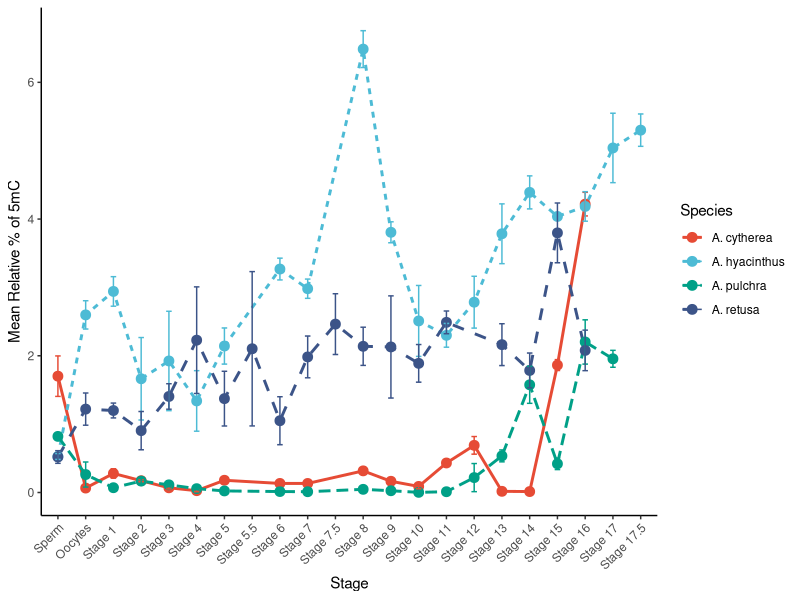
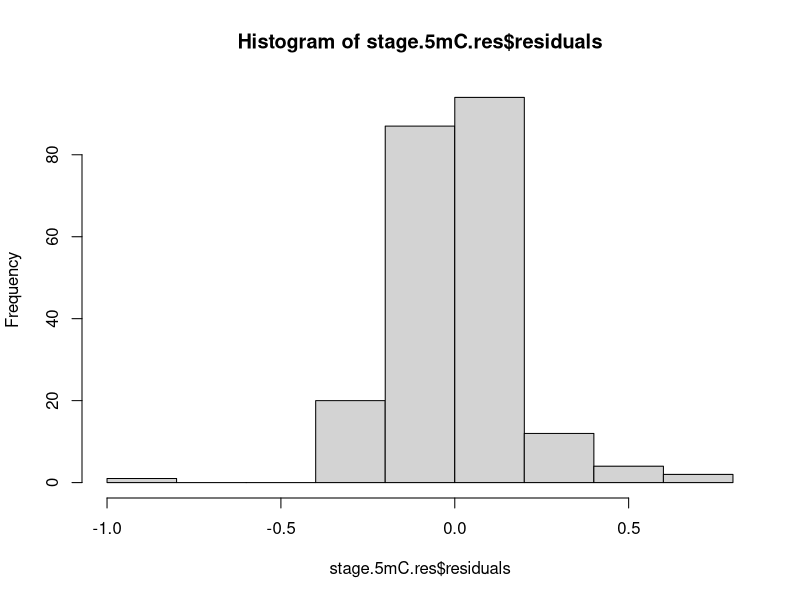
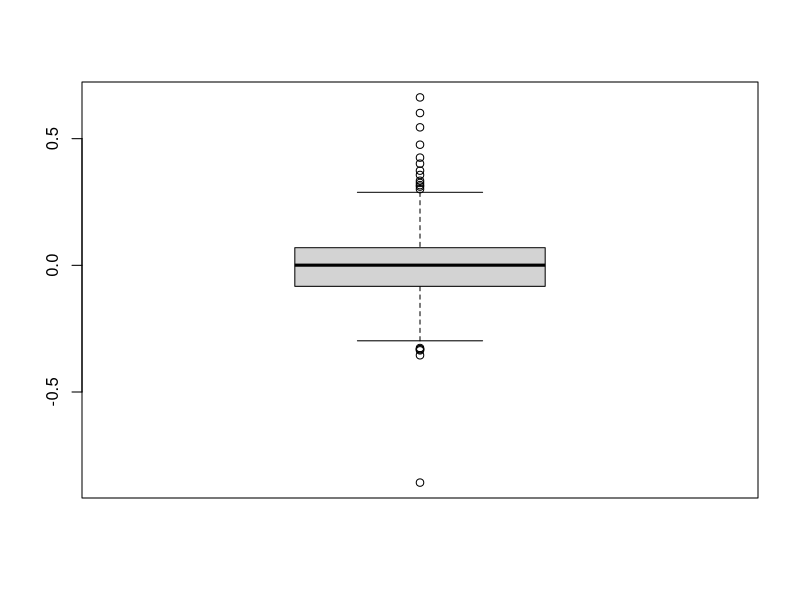
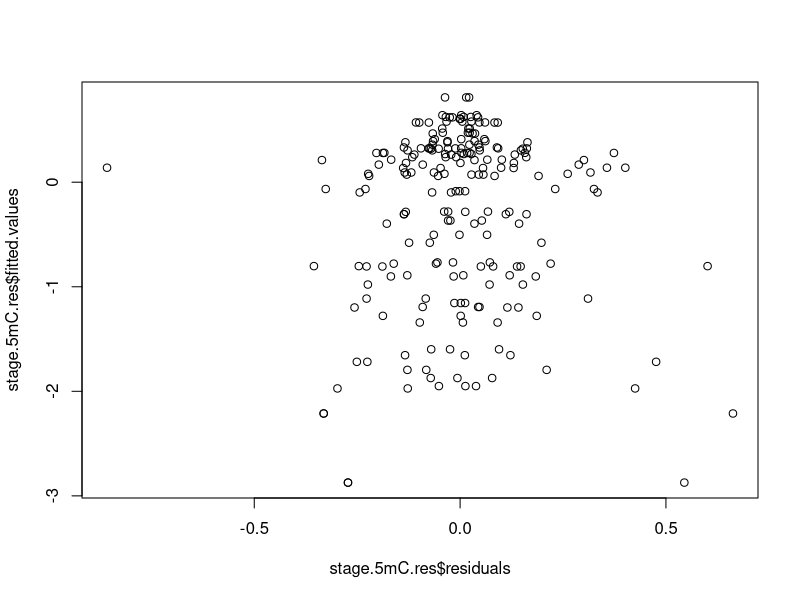
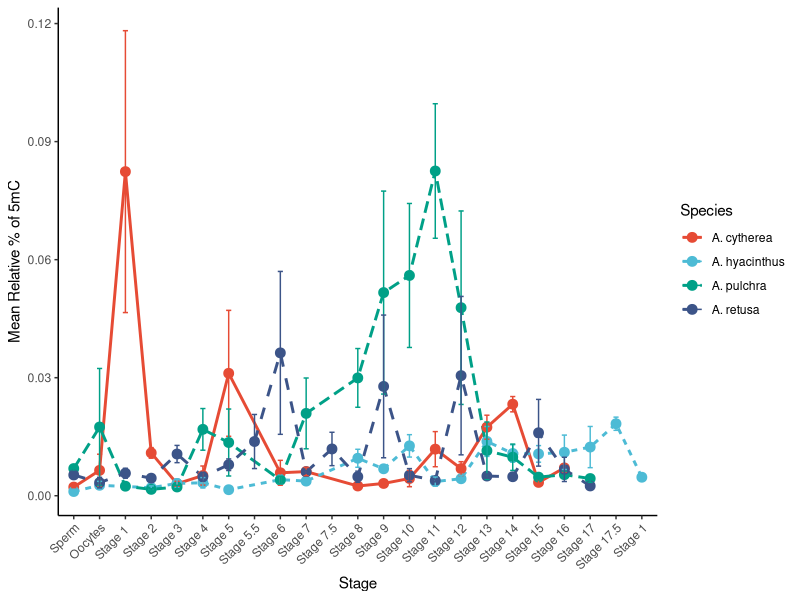
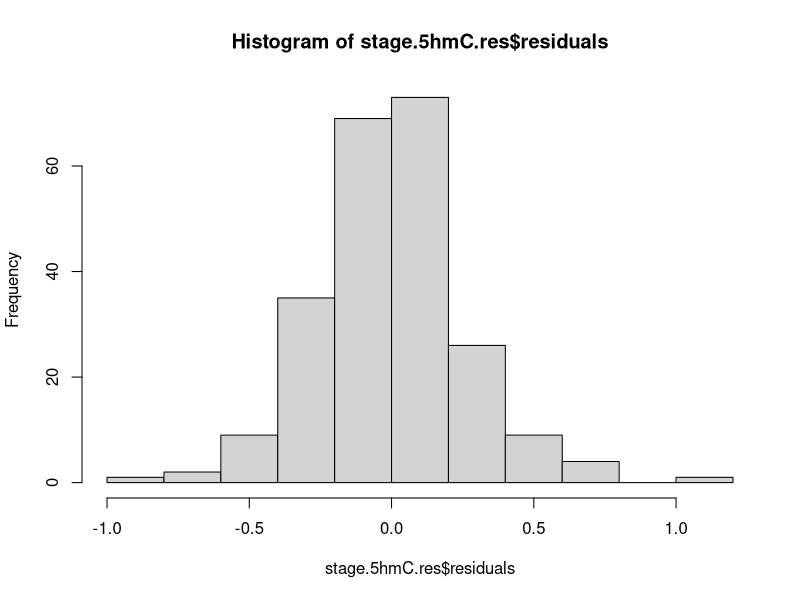
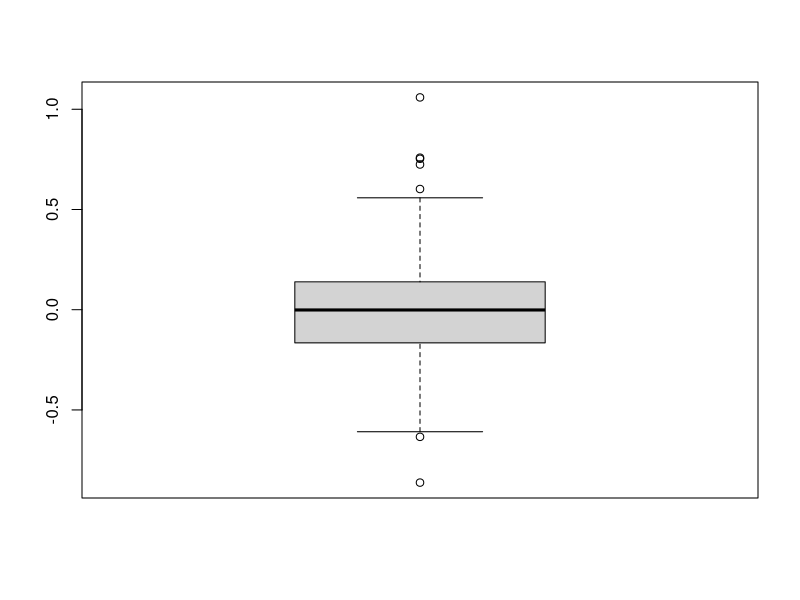
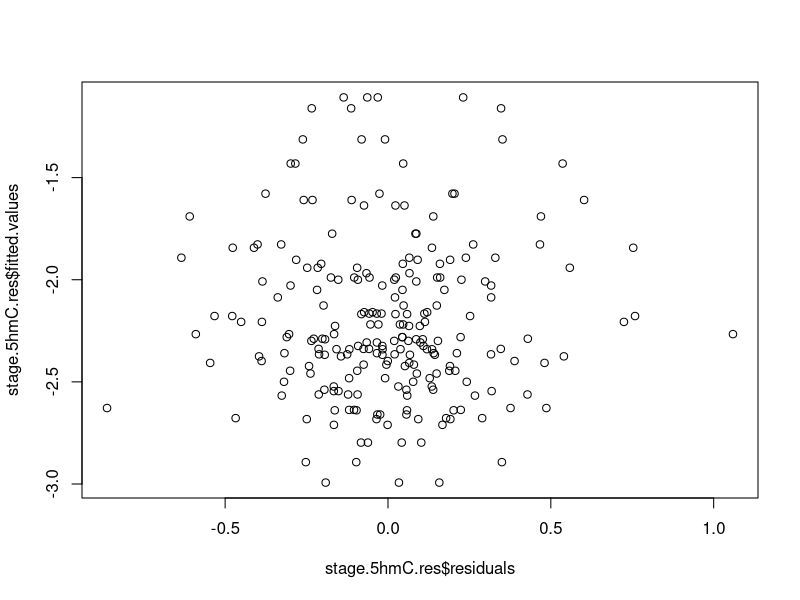

Write R code to recreate these figures, in order.
## ---- chunk 1
library(tidyverse)
library(ggsci)
## ---- chunk 2
ahya <- read.csv("RAnalysis/data/Ahyacinthus_5mC.csv",  na.strings = "NA")

str(ahya)
as.numeric

stnds <- ahya %>% filter(Species=="Standard") %>%
  group_by(Stage) %>%
  summarize(mean.RFU=mean(Fluoro.530.590))

ahya <- ahya %>% filter(Species=="A. hyacinthus") 

MF3.RFU.ahya <- stnds$mean.RFU[[1]]
MF4.RFU.ahya <- stnds$mean.RFU[[2]]
MF4.ng.ahya <- 10

ahya$rel.percent.5mC <- (((ahya$Fluoro.530.590 -MF3.RFU.ahya )/ ahya$DNA.ng) / ((MF4.RFU.ahya - MF3.RFU.ahya)* 2 /MF4.ng.ahya))*100

ahya.27 <- ahya %>%
filter(Temperature ==27)

## ---- chunk 3
acyth <- read.csv("RAnalysis/data/Acytherea_5mC.csv",  na.strings = "NA")

str(acyth)
as.numeric

stnds <- acyth %>% filter(Species=="Standard") %>%
  group_by(Stage) %>%
  summarize(mean.RFU=mean(Fluoro.530.590))

acyth <- acyth %>% filter(Species=="A. cytherea") 

MF3.RFU.acyth <- stnds$mean.RFU[[1]]
MF4.RFU.acyth <- stnds$mean.RFU[[2]]
MF4.ng.acyth <- 10

acyth$rel.percent.5mC <- (((acyth$Fluoro.530.590 -MF3.RFU.acyth )/ acyth$DNA.ng) / ((MF4.RFU.acyth - MF3.RFU.acyth)* 2 /MF4.ng.acyth))*100

acyth <- acyth %>%
filter(Temperature ==27)

## ---- chunk 4
aret <- read.csv("RAnalysis/data/Aretusa_5mC.csv",  na.strings = "NA")

str(aret)
as.numeric

stnds <- aret %>% filter(Species=="Standard") %>%
  group_by(Stage) %>%
  summarize(mean.RFU=mean(Fluoro.530.590))

aret <- aret %>% filter(Species=="A. retusa") 

MF3.RFU.aret <- stnds$mean.RFU[[1]]
MF4.RFU.aret <- stnds$mean.RFU[[2]]
MF4.ng.aret <- 10

aret$rel.percent.5mC <- (((aret$Fluoro.530.590 -MF3.RFU.aret )/ aret$DNA.ng) / ((MF4.RFU.aret - MF3.RFU.aret)* 2 /MF4.ng.aret))*100

aret <- aret %>%
filter(Temperature ==27) %>%
filter(!Stage == "Stage 12")
## ---- chunk 5
apul <- read.csv("RAnalysis/data/Apulchra_5mC.csv",  na.strings = "NA")

str(apul)

stnds <- apul %>% filter(Species=="Standard") %>%
  group_by(Stage) %>%
  summarize(mean.RFU=mean(Fluoro.530.590))

apul <- apul %>% filter(Species=="A. pulchra") 

MF3.RFU.apul <- stnds$mean.RFU[[1]]
MF4.RFU.apul <- stnds$mean.RFU[[2]]
MF4.ng.apul <- 10

apul$rel.percent.5mC <- (((apul$Fluoro.530.590 -MF3.RFU.apul )/ apul$DNA.ng) / ((MF4.RFU.apul - MF3.RFU.apul)* 2 /MF4.ng.apul))*100

apul <- apul %>%
filter(Temperature ==27)

## ---- chunk 6
#examine only 27

all.species.5mC <- rbind(ahya.27, acyth, aret,  apul)
unique(all.species.5mC$Stage)

devo.27 <- all.species.5mC %>% 
  mutate(Stage = fct_relevel(Stage, "Sperm",      "Oocytes",   "Stage 1 ",   "Stage 2",    
                             "Stage 3",    "Stage 4",    "Stage 5", "Stage 5.5",    "Stage 6",   "Stage 7",    
                             "Stage 7.5", "Stage 8",    "Stage 9",    "Stage 10",   "Stage 11",   "Stage 12",   
                             "Stage 13",   "Stage 14",  "Stage 15",   "Stage 16",   "Stage 17",   "Stage 17.5"))

summary_stats.devo.27 <- devo.27 %>%
  group_by(Species, Stage, Development, Mark) %>%
  summarize(
    mean_5mC = mean(rel.percent.5mC, na.rm = TRUE),
    sem_5mC = sd(rel.percent.5mC, na.rm = TRUE) / sqrt(n()),
    .groups = 'drop'
  )

summary_stats.devo.27 %>%
  ggplot(aes(x = Stage, y = mean_5mC, group = Species, color = Species)) +
  geom_line(aes(linetype = Species), size = 1) +  # Line connecting mean points
  geom_point(size = 3) +  # Mean points
  geom_errorbar(aes(ymin = mean_5mC - sem_5mC, ymax = mean_5mC + sem_5mC), width = 0.2) +  # SEM bars
  labs(
    x = "Stage",
    y = "Mean Relative % of 5mC"
  ) +
  scale_color_npg()+
  scale_fill_npg()+
  theme_classic() +
  theme(axis.text.x = element_text(angle = 45, hjust = 1))  # Rotate x-axis labels for better readability


## ---- chunk 7

devo.27.stages <- devo.27 %>% 
  filter(!Stage == "Stage 5.5") %>% 
  filter(!Stage == "Stage 7.5") %>% 
  filter(!Stage == "Stage 12")%>% 
  filter(!Stage == "Stage 17")%>% 
  filter(!Stage == "Stage 17.5")

str(devo.27.stages)
devo.27.stages$Species <- as.factor(devo.27.stages$Species)

unique(devo.27.stages$Stage)

unique(devo.27.stages$Development)

devo.27.stages <- devo.27.stages %>% 
  mutate(Development = fct_relevel(Development, "Sperm", "Oocytes", "Fertilized oocyte", "4 cells", "8 cells", "Morula",          "Prawn Chip", "Blastula", "Late Blastula", "Early Bowl", "Bowl", "Blastulation end", "Gastrula", "Early tear drop",
"Tear drop", "Late tear drop", "Early elongated"))

stage.5mC.res <- aov(log10(rel.percent.5mC) ~ Stage*Species, data= devo.27.stages)
summary(stage.5mC.res)
hist(stage.5mC.res$residuals)
boxplot(stage.5mC.res$residuals)
plot(stage.5mC.res$residuals, stage.5mC.res$fitted.values)

Tukey.ph <- TukeyHSD(stage.5mC.res)

summary_stats.devo.27 <- devo.27.stages %>%
  group_by(Species, Stage, Development, Mark) %>%
  summarize(
    mean_5mC = mean(rel.percent.5mC, na.rm = TRUE),
    sem_5mC = sd(rel.percent.5mC, na.rm = TRUE) / sqrt(n()),
    .groups = 'drop'
  )

Fig1 <- summary_stats.devo.27 %>%
  ggplot(aes(x = Development, y = mean_5mC, group = Species, color = Species)) +
  geom_line(aes(linetype = Species), size = 1) +  # Line connecting mean points
  geom_point(size = 3) +  # Mean points
  geom_errorbar(aes(ymin = mean_5mC - sem_5mC, ymax = mean_5mC + sem_5mC), width = 0.2) +  # SEM bars
  labs(
    x = "Stage",
    y = "Mean Relative % of 5mC"
  ) +
  scale_color_npg()+
  scale_fill_npg()+
  theme_classic() +
  theme(axis.text.x = element_text(angle = 45, hjust = 1))  # Rotate x-axis labels for better readability



## ---- chunk 8
ahya.5hmC <- read.csv("RAnalysis/data/Ahyacinthus_5hmC.csv",  na.strings = "NA")

str(ahya.5hmC)

stnds.ahya.5hmC <- ahya.5hmC %>% filter(Species=="Standard") %>%
  group_by(Stage) %>%
  summarize(mean.RFU=mean(Fluoro.530.590))

ahya.5hmC <- ahya.5hmC %>% filter(Species=="A. hyacinthus") 

HF4.RFU.ahya.5hmC <- stnds.ahya.5hmC$mean.RFU[[1]]
HF5.RFU.ahya.5hmC <- stnds.ahya.5hmC$mean.RFU[[2]]
HF5.ng.ahya.5hmC <- 10

ahya.5hmC$rel.percent.5mC <- (((ahya.5hmC$Fluoro.530.590 -HF4.RFU.ahya.5hmC )/ ahya.5hmC$DNA.ng) / ((HF5.RFU.ahya.5hmC - HF4.RFU.ahya.5hmC)* 5 /HF5.ng.ahya.5hmC))*100

ahya.5hmC <- ahya.5hmC %>%
filter(Temperature ==27)

## ---- chunk 9
acyth.5hmC <- read.csv("RAnalysis/data/Acytherea_5hmC.csv",  na.strings = "NA")

str(acyth.5hmC)

stnds.acyth.5hmC <- acyth.5hmC %>% filter(Species=="Standard") %>%
  group_by(Stage) %>%
  summarize(mean.RFU=mean(Fluoro.530.590))

acyth.5hmC <- acyth.5hmC %>% filter(Species=="A. cytherea") 

HF4.RFU.acyth <- stnds.acyth.5hmC$mean.RFU[[1]]
HF5.RFU.acyth <- stnds.acyth.5hmC$mean.RFU[[2]]
HF5.ng.acyth <- 10

acyth.5hmC$rel.percent.5mC <- (((acyth.5hmC$Fluoro.530.590 -HF4.RFU.acyth )/ acyth.5hmC$DNA.ng) / ((HF5.RFU.acyth - HF4.RFU.acyth)* 5 /HF5.ng.acyth))*100

acyth.5hmC <- acyth.5hmC %>%
filter(Temperature ==27)

## ---- chunk 10
apul.5hmC <- read.csv("RAnalysis/data/Apulchra_5hmC.csv",  na.strings = "NA")

str(apul.5hmC)

stnds.apul.5hmC <- apul.5hmC %>% filter(Species=="Standard") %>%
  group_by(Stage) %>%
  summarize(mean.RFU=mean(Fluoro.530.590))

apul.5hmC <- apul.5hmC %>% filter(Species=="A. pulchra") 

HF4.RFU.apul <- stnds.apul.5hmC$mean.RFU[[1]]
HF5.RFU.apul <- stnds.apul.5hmC$mean.RFU[[2]]
HF5.ng.apul <- 10

apul.5hmC$rel.percent.5mC <- (((apul.5hmC$Fluoro.530.590 -HF4.RFU.apul)/ apul.5hmC$DNA.ng) / ((HF5.RFU.apul - HF4.RFU.apul)* 5 /HF5.ng.apul))*100

apul.5hmC <- apul.5hmC %>%
filter(Temperature ==27)

## ---- chunk 11
aret.5hmC <- read.csv("RAnalysis/data/Aretusa_5hmC.csv",  na.strings = "NA")

str(aret.5hmC)

stnds.aret.5hmC <- aret.5hmC %>% filter(Species=="Standard") %>%
  group_by(Stage) %>%
  summarize(mean.RFU=mean(Fluoro.530.590))

aret.5hmC <- aret.5hmC %>% filter(Species=="A. retusa") 

HF4.RFU.aret <- stnds.aret.5hmC$mean.RFU[[1]]
HF5.RFU.aret <- stnds.aret.5hmC$mean.RFU[[2]]
HF5.ng.aret <- 10

aret.5hmC$rel.percent.5mC <- (((aret.5hmC$Fluoro.530.590 -HF4.RFU.aret )/ aret.5hmC$DNA.ng) / ((HF5.RFU.aret - HF4.RFU.aret)* 5 /HF5.ng.aret))*100

aret.5hmC <- aret.5hmC %>%
filter(Temperature ==27)

## ---- chunk 12
#examine only 27

all.species.5hmC <- rbind(ahya.5hmC, acyth.5hmC, apul.5hmC, aret.5hmC)
unique(all.species.5hmC$Stage)

devo.5hmC.27 <- all.species.5hmC %>% 
  mutate(Stage = fct_relevel(Stage, "Sperm",      "Oocytes",   "Stage 1 ",   "Stage 2",    
                             "Stage 3",    "Stage 4",    "Stage 5", "Stage 5.5",    "Stage 6",   "Stage 7",    
                             "Stage 7.5", "Stage 8",    "Stage 9",    "Stage 10",   "Stage 11",   "Stage 12",   
                             "Stage 13",   "Stage 14",  "Stage 15",   "Stage 16",   "Stage 17",   "Stage 17.5"))

summary_stats.devo.27.5hmC <- devo.5hmC.27 %>%
  group_by(Species, Stage, Development, Mark) %>%
  summarize(
    mean_5mC = mean(rel.percent.5mC, na.rm = TRUE),
    sem_5mC = sd(rel.percent.5mC, na.rm = TRUE) / sqrt(n()),
    .groups = 'drop'
  )

summary_stats.devo.27.5hmC %>%
  ggplot(aes(x = Stage, y = mean_5mC, group = Species, color = Species)) +
  geom_line(aes(linetype = Species), size = 1) +  # Line connecting mean points
  geom_point(size = 3) +  # Mean points
  geom_errorbar(aes(ymin = mean_5mC - sem_5mC, ymax = mean_5mC + sem_5mC), width = 0.2) +  # SEM bars
  labs(
    x = "Stage",
    y = "Mean Relative % of 5mC"
  ) +
  scale_color_npg()+
  scale_fill_npg()+
  theme_classic() +
  theme(axis.text.x = element_text(angle = 45, hjust = 1))  # Rotate x-axis labels for better readability


## ---- chunk 13

devo.5hmC.27.stages <- devo.5hmC.27 %>% 
  filter(!Stage == "Stage 5.5") %>% 
  filter(!Stage == "Stage 7.5") %>% 
  filter(!Stage == "Stage 12")%>% 
  filter(!Stage == "Stage 17")%>% 
  filter(!Stage == "Stage 17.5")

str(devo.5hmC.27.stages)
devo.5hmC.27.stages$Species <- as.factor(devo.5hmC.27.stages$Species)

unique(devo.5hmC.27.stages$Stage)

unique(devo.5hmC.27.stages$Development)

devo.5hmC.27.stages <- devo.5hmC.27.stages %>% 
  mutate(Development = fct_relevel(Development, "Sperm", "Oocytes", "Fertilized oocyte", "4 cells", "8 cells", "Morula",          "Prawn Chip", "Blastula", "Late Blastula", "Early Bowl", "Bowl", "Blastulation end", "Gastrula", "Early tear drop",
"Tear drop", "Late tear drop", "Early elongated"))

stage.5hmC.res <- aov(log10(rel.percent.5mC) ~ Stage*Species, data= devo.5hmC.27.stages)
summary(stage.5hmC.res)
hist(stage.5hmC.res$residuals)
boxplot(stage.5hmC.res$residuals)
plot(stage.5hmC.res$residuals, stage.5hmC.res$fitted.values)

Tukey.ph.5hmC <- TukeyHSD(stage.5hmC.res)

summary_stats.5hmC.27 <- devo.5hmC.27.stages %>%
  group_by(Species, Stage, Development, Mark) %>%
  summarize(
    mean_5mC = mean(rel.percent.5mC, na.rm = TRUE),
    sem_5mC = sd(rel.percent.5mC, na.rm = TRUE) / sqrt(n()),
    .groups = 'drop'
  )

Fig2 <- summary_stats.5hmC.27 %>%
  ggplot(aes(x = Development, y = mean_5mC, group = Species, color = Species)) +
  geom_line(aes(linetype = Species), size = 1) +  # Line connecting mean points
  geom_point(size = 3) +  # Mean points
  geom_errorbar(aes(ymin = mean_5mC - sem_5mC, ymax = mean_5mC + sem_5mC), width = 0.2) +  # SEM bars
  labs(
    x = "Stage",
    y = "Mean Relative % of 5hmC"
  ) +
  scale_color_npg()+
  scale_fill_npg()+
  theme_classic() +
  theme(axis.text.x = element_text(angle = 45, hjust = 1))  # Rotate x-axis labels for better readability



## ---- chunk 14
ahya.5fC <- read.csv("RAnalysis/data/Ahyacinthus_5fC.csv",  na.strings = "NA")

str(ahya.5fC)

stnds.ahya.5fC <- ahya.5fC %>% filter(Species=="Standard") %>%
  group_by(Stage) %>%
  summarize(mean.RFU=mean(Abs.450))

ahya.5fC <- ahya.5fC %>% filter(Species=="A. hyacinthus") 

NC.OD.ahya <- stnds.ahya.5fC$mean.RFU[[1]]
PC.OD.ahya <- stnds.ahya.5fC$mean.RFU[[2]]
PC.ng.ahya <- 0.2

ahya.5fC$rel.percent.5fC <- (((ahya.5fC$Abs.450 -NC.OD.ahya )/ ahya.5fC$DNA.ng) / ((PC.OD.ahya - NC.OD.ahya)/PC.ng.ahya))*100

ahya.5fC <- ahya.5fC %>%
filter(Temperature ==27)

## ---- chunk 15
acyth.5fC <- read.csv("RAnalysis/data/Acytherea_5fC.csv",  na.strings = "NA")

str(acyth.5fC)

stnds.acyth.5fC <- acyth.5fC %>% filter(Species=="Standard") %>%
  group_by(Stage) %>%
  summarize(mean.RFU=mean(Abs.450))

acyth.5fC <- acyth.5fC %>% filter(Species=="A. cytherea") 

NC.OD.acyth <- stnds.acyth.5fC$mean.RFU[[1]]
PC.OD.acyth <- stnds.acyth.5fC$mean.RFU[[2]]
PC.ng.acyth <- 0.2

acyth.5fC$rel.percent.5fC <- (((acyth.5fC$Abs.450 -NC.OD.acyth )/ acyth.5fC$DNA.ng) / ((PC.OD.acyth - NC.OD.acyth)/PC.ng.acyth))*100

acyth.5fC <- acyth.5fC %>%
filter(Temperature ==27)

## ---- chunk 16
apul.5fC <- read.csv("RAnalysis/data/Apulchra_5fC.csv",  na.strings = "NA")

str(apul.5fC)

stnds.apul.5fC <- apul.5fC %>% filter(Species=="Standard") %>%
  group_by(Stage) %>%
  summarize(mean.RFU=mean(Abs.450))

apul.5fC <- apul.5fC %>% filter(Species=="A. pulchra") 

NC.OD.apul <- stnds.apul.5fC$mean.RFU[[1]]
PC.OD.apul <- stnds.apul.5fC$mean.RFU[[2]]
PC.ng.apul <- 0.2

apul.5fC$rel.percent.5fC <- (((apul.5fC$Abs.450 -NC.OD.apul )/ apul.5fC$DNA.ng) / ((PC.OD.apul - NC.OD.apul)/PC.ng.apul))*100

apul.5fC <- apul.5fC %>%
filter(Temperature ==27)

## ---- chunk 17
aret.5fC <- read.csv("RAnalysis/data/Aretusa_5fC.csv",  na.strings = "NA")

str(aret.5fC)

stnds.aret.5fC <- aret.5fC %>% filter(Species=="Standard") %>%
  group_by(Stage) %>%
  summarize(mean.RFU=mean(Abs.450))

aret.5fC <- aret.5fC %>% filter(Species=="A. retusa") 

NC.OD.aret <- stnds.aret.5fC$mean.RFU[[1]]
PC.OD.aret <- stnds.aret.5fC$mean.RFU[[2]]
PC.ng.aret <- 0.2

aret.5fC$rel.percent.5fC <- (((aret.5fC$Abs.450 -NC.OD.aret )/ aret.5fC$DNA.ng) / ((PC.OD.aret - NC.OD.aret)/PC.ng.aret))*100

aret.5fC <- aret.5fC %>%
filter(Temperature ==27)

## ---- chunk 18
#examine only 27

all.species.5fC <- rbind(ahya.5fC, acyth.5fC, apul.5fC, aret.5fC)
unique(all.species.5fC$Stage)

devo.5fC.27 <- all.species.5fC %>% 
  mutate(Stage = fct_relevel(Stage, "Sperm",      "Oocytes",   "Stage 1 ",   "Stage 2",    
                             "Stage 3",    "Stage 4",    "Stage 5", "Stage 5.5",    "Stage 6",   "Stage 7",    
                             "Stage 7.5", "Stage 8",    "Stage 9",    "Stage 10",   "Stage 11",   "Stage 12",   
                             "Stage 13",   "Stage 14",  "Stage 15",   "Stage 16",   "Stage 17",   "Stage 17.5"))

summary_stats.devo.27.5fC <- devo.5fC.27 %>%
  group_by(Species, Stage, Development, Mark) %>%
  summarize(
    mean_5mC = mean(rel.percent.5fC, na.rm = TRUE),
    sem_5mC = sd(rel.percent.5fC, na.rm = TRUE) / sqrt(n()),
    .groups = 'drop'
  )

summary_stats.devo.27.5fC %>%
  ggplot(aes(x = Stage, y = mean_5mC, group = Species, color = Species)) +
  geom_line(aes(linetype = Species), size = 1) +  # Line connecting mean points
  geom_point(size = 3) +  # Mean points
  geom_errorbar(aes(ymin = mean_5mC - sem_5mC, ymax = mean_5mC + sem_5mC), width = 0.2) +  # SEM bars
  labs(
    x = "Stage",
    y = "Mean Relative % of 5fC"
  ) +
  scale_color_npg()+
  scale_fill_npg()+
  theme_classic() +
  theme(axis.text.x = element_text(angle = 45, hjust = 1))  # Rotate x-axis labels for better readability


## ---- chunk 19

devo.5fC.27.stages <- devo.5fC.27 %>% 
  filter(!Stage == "Stage 5.5") %>% 
  filter(!Stage == "Stage 7.5") %>% 
  filter(!Stage == "Stage 12")%>% 
  filter(!Stage == "Stage 17")%>% 
  filter(!Stage == "Stage 17.5")

str(devo.5fC.27.stages)
devo.5fC.27.stages$Species <- as.factor(devo.5fC.27.stages$Species)

unique(devo.5fC.27.stages$Stage)

unique(devo.5fC.27.stages$Development)

devo.5fC.27.stages <- devo.5fC.27.stages %>% 
  mutate(Development = fct_relevel(Development, "Sperm", "Oocytes", "Fertilized oocyte", "4 cells", "8 cells", "Morula",          "Prawn Chip", "Blastula", "Late Blastula", "Early Bowl", "Bowl", "Blastulation end", "Gastrula", "Early tear drop",
"Tear drop", "Late tear drop", "Early elongated"))

stage.5fC.res <- aov(log10(rel.percent.5fC) ~ Stage*Species, data= devo.5fC.27.stages)
summary(stage.5fC.res)
hist(stage.5fC.res$residuals)
boxplot(stage.5fC.res$residuals)
plot(stage.5fC.res$residuals, stage.5fC.res$fitted.values)

Tukey.ph.5fC <- TukeyHSD(stage.5fC.res)

summary_stats.5fC.27 <- devo.5fC.27.stages %>%
  group_by(Species, Stage, Development, Mark) %>%
  summarize(
    mean_5mC = mean(rel.percent.5fC, na.rm = TRUE),
    sem_5mC = sd(rel.percent.5fC, na.rm = TRUE) / sqrt(n()),
    .groups = 'drop'
  )

Fig3 <- summary_stats.5fC.27 %>%
  ggplot(aes(x = Development, y = mean_5mC, group = Species, color = Species)) +
  geom_line(aes(linetype = Species), size = 1) +  # Line connecting mean points
  geom_point(size = 3) +  # Mean points
  geom_errorbar(aes(ymin = mean_5mC - sem_5mC, ymax = mean_5mC + sem_5mC), width = 0.2) +  # SEM bars
  labs(
    x = "Stage",
    y = "Mean Relative % of 5fC"
  ) +
  scale_color_npg()+
  scale_fill_npg()+
  theme_classic() +
  theme(axis.text.x = element_text(angle = 45, hjust = 1))  # Rotate x-axis labels for better readability



## ---- chunk 20
all <- rbind(summary_stats.devo.27, summary_stats.5hmC.27, summary_stats.5fC.27)

# Reorder the 'Mark' factor
all <- all %>%
  mutate(Mark = factor(Mark, levels = c("5mC", "5hmC", "5fC")))

# Create the plot
plot <- all %>%
  ggplot(aes(x = Development, y = mean_5mC, group = Species, color = Species)) +
  geom_line(aes(linetype = Species),linetype = "solid", size = 0.15) +  # Line connecting mean points
  geom_point(size = 1) +  # Mean points
  geom_errorbar(aes(ymin = mean_5mC - sem_5mC, ymax = mean_5mC + sem_5mC), width = 0.2) +  # SEM bars
  labs(
    x = "Development Stage",
    y = "Relative % Cytosine Methylation"
  ) +
  scale_color_npg() +
  scale_fill_npg() +
  theme_classic() +
  theme(axis.text.x = element_text(angle = 45, hjust = 1)) +  # Rotate x-axis labels for better readability
  facet_wrap(~ Mark, scales = "free_y", nrow = 3)  # Facet by 'Mark' with free y-axis scales

ggsave("RAnalysis/output/Developmental_DNA_Methylation.pdf", plot = plot, width = 10, height = 6)

